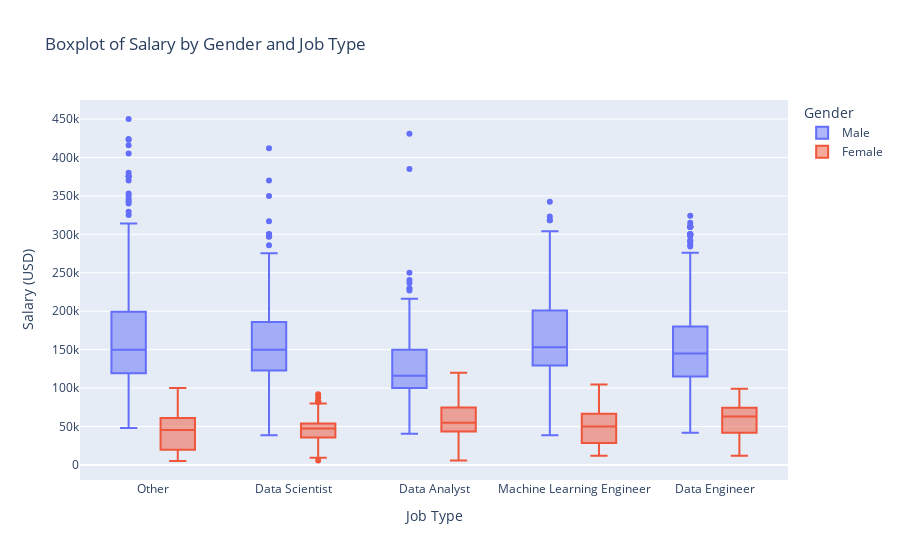

Source (notebook cell):
### Markdown cell above
### 1- Salary by gender and job title

### Code cell
fig = boxplot_salary_gender_job_title(df)
fig

### Figure 1 — Plotly figure (JSON) as saved in the notebook; plotly's stock layout.template omitted (floating-point values rounded to 4 significant figures; data arrays with more than 128 entries replaced by an {"elided": "..."} marker saying what was removed)
{"data": [{"alignmentgroup": "True", "hovertemplate": "gender=Male<br>job_title_grouped=%{x}<br>salary_in_usd=%{y}<extra></extra>", "legendgroup": "Male", "marker": {"color": "#636efa"}, "name": "Male", "notched": false, "offsetgroup": "Male", "orientation": "v", "showlegend": true, "type": "box", "x": {"elided": "3210 str values"}, "x0": " ", "xaxis": "x", "y": {"elided": "3210 int values"}, "y0": " ", "yaxis": "y"}, {"alignmentgroup": "True", "hovertemplate": "gender=Female<br>job_title_grouped=%{x}<br>salary_in_usd=%{y}<extra></extra>", "legendgroup": "Female", "marker": {"color": "#EF553B"}, "name": "Female", "notched": false, "offsetgroup": "Female", "orientation": "v", "showlegend": true, "type": "box", "x": {"elided": "545 str values"}, "x0": " ", "xaxis": "x", "y": {"elided": "545 int values"}, "y0": " ", "yaxis": "y"}], "layout": {"boxmode": "group", "legend": {"title": {"text": "Gender"}, "tracegroupgap": 0}, "showlegend": true, "title": {"text": "Boxplot of Salary by Gender and Job Type"}, "xaxis": {"anchor": "y", "domain": [0, 1], "title": {"text": "Job Type"}}, "yaxis": {"anchor": "x", "domain": [0, 1], "title": {"text": "Salary (USD)"}}}}
